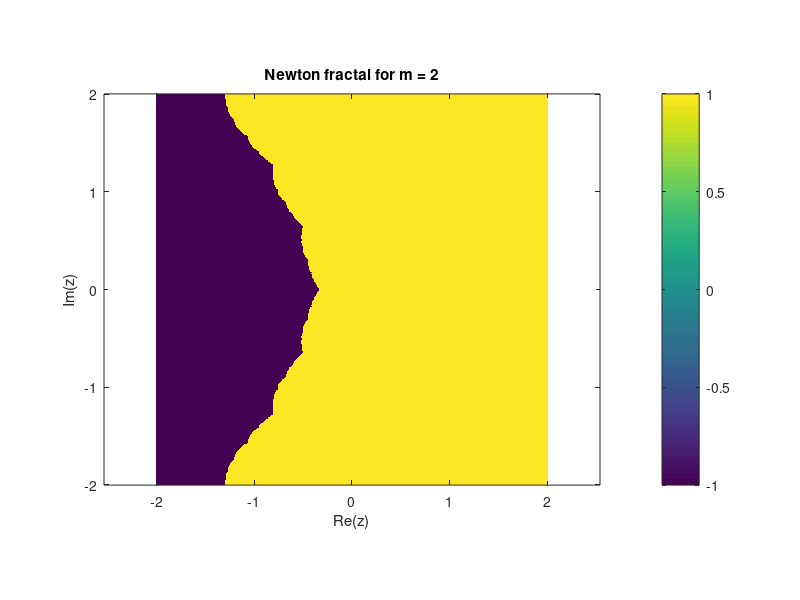
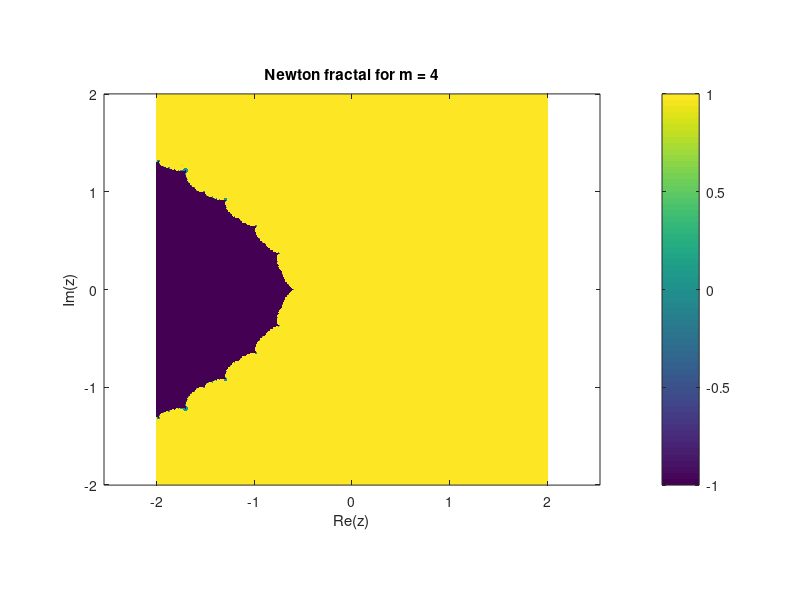
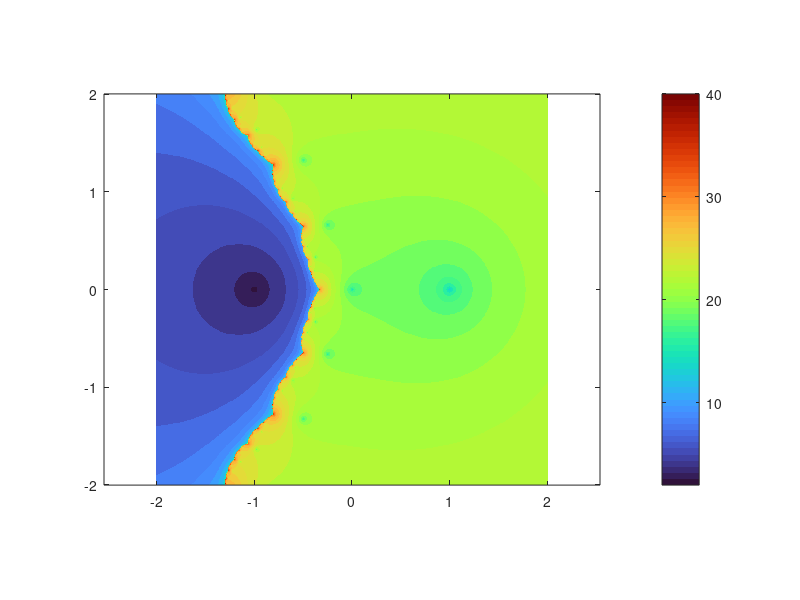

The MATLAB script that drew these images, in order: (Note: this script raises an error after producing the figures.)
for m = [2, 4]
    
f = @(z) (z-1).^m .* (z+1);
df = @(z) ((z+1).*m.*(z-1).^(m-1)) + (z-1).^m;

N = 1e3;
[x,y] = meshgrid(linspace(-2,2,N), linspace(-2,2,N));
z0 = x + 1i*y;

maxiter = 60;
tol = 1e-6;

root = zeros(size(z0));

z = z0;

for k = 1:maxiter
    z = z - f(z)./df(z);
end

% classificatie
root(abs(z+1) < tol) = -1;
root(abs(z-1) < tol) = 1;

figure;
imagesc(linspace(-2,2,N), linspace(-2,2,N), root);
axis equal tight;
set(gca,'YDir','normal')
colorbar
title(sprintf('Newton fractal for m = %d', m));
xlabel('Re(z)');
ylabel('Im(z)');
end

for m = [2, 4, 10]

f = @(z) (z-1).^m .* (z+1);
df = @(z) ((z+1).*m.*(z-1).^(m-1)) + (z-1).^m;

N = 800;
x = linspace(-2,2,N);
y = linspace(-2,2,N);
[X,Y] = meshgrid(x,y);
z0 = X + 1i*Y;

z = z0;
itercount = zeros(size(z0));

for k = 1:maxiter
    z_new = z - f(z)./df(z);

    conv = (itercount == 0) & ...
           (abs(z_new-1) < tol | abs(z_new+1) < tol);

    itercount(conv) = k;
    z = z_new;
end

itercount(itercount == 0) = NaN;

figure;
imagesc(x,y,itercount);
axis equal tight
set(gca,'YDir','normal')
colormap(turbo)
cb = colorbar;
cb.Label.String = 'Aantal Newton-iteraties';
title(sprintf('Convergentiesnelheid (m = %d)',m));
xlabel('Re(z)');
ylabel('Im(z)');
end
